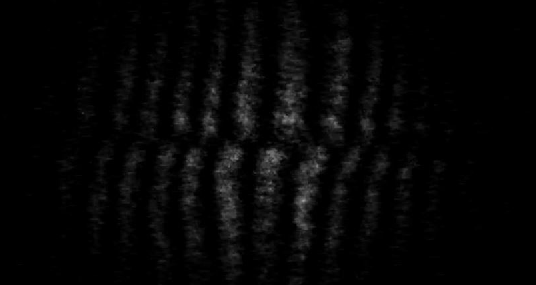
#> input picture ccd_image_compressed.png, 536 x 285 px
$ python 'fringe shift measurinator.py'
#> lines starting #> are read from the running program, lines starting #| are printed output that depends on the picture
import matplotlib.pyplot as plt
import numpy as np
import cv2
from scipy.signal import find_peaks

# Load the "seemingly colorless but actually in RGB space" image in grayscale
img = cv2.imread('ccd_image_compressed.png',0)
#> img is the input picture: shape (285, 536); min 0, max 160, mean 5.6

# Denoising
denoised = cv2.GaussianBlur(img,(5,5),0)
for i in range(30):   #I blur is 30 times. Its the sweet spot
    denoised = cv2.GaussianBlur(denoised,(5,5),0)

# Seperating the two parts
upper_half_image = denoised[0:143,:]
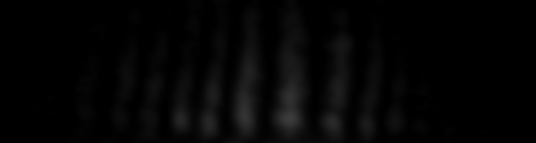
#> upper_half_image: shape (143, 536); min 0, max 61, mean 4.7
lower_half_image = denoised[144:-1,:]
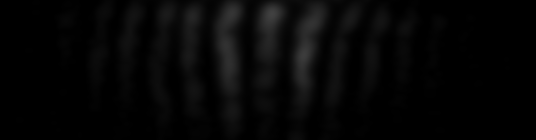
#> lower_half_image: shape (140, 536); min 0, max 65, mean 5.9

# Displaying parts
cv2.imshow('TOP PART',upper_half_image)
cv2.imshow('BOTTOM PART',lower_half_image)

# cv2.waitKey(0)
# cv2.destroyAllWindows()

'''
Calculation of the peaks,
 by choosing two pixel line from the two parts of the image
 this pixel lines runs horizontally and cuts the fringes perpendicularly
'''

lower_fringe_linear_sample = lower_half_image[23,:]
#> lower_fringe_linear_sample = 536 values, max 53 at index 268, min 0 at index 0, mean 11.04
upper_fringe_linear_sample = upper_half_image[123,:]
#> upper_fringe_linear_sample = 536 values, max 53 at index 288, min 0 at index 0, mean 10.01
x_pix_array = np.array(range(536))
zero = np.zeros(536) # Zero array for plot purpose
peaks, properties = find_peaks(lower_fringe_linear_sample,height=5, width=3)
#> peaks = [65, 100, 130, 164, 191, 226, 269, 311, 348, 380, 407, 438]; properties = 8 items
peaks2, properties2 = find_peaks(upper_fringe_linear_sample,height=5, width=3)
#> peaks2 = [120, 150, 180, 209, 245, 289, 332, 366, 394, 419]; properties2 = 8 items

'''
Here I will find out the wavelength in units of pixels.
I will calculate it from pixel to pixel distances of consecutive peaks
'''


#---------------- PLOT --------------------#
plt.rcParams["figure.figsize"] = [10,5]
fig, ax = plt.subplots(nrows=1, ncols=2,)
ax[0].plot(x_pix_array,upper_fringe_linear_sample)
ax[0].plot(x_pix_array[peaks2], upper_fringe_linear_sample[peaks2], "o", color='#ff6400',label="Peak")
ax[0].plot(x_pix_array[peaks2], zero[peaks2], "o", color='#ff6400')
ax[0].set_xlabel("Pixel number")
ax[0].set_ylabel("Relative brightness")
ax[0].set_title("Top Interference pattern")
ax[0].legend()

ax[1].plot(x_pix_array,lower_fringe_linear_sample)
ax[1].plot(x_pix_array[peaks], lower_fringe_linear_sample[peaks], "o", color='#ff6400',label="Peak")
ax[1].plot(x_pix_array[peaks], zero[peaks], "o", color='#ff6400')
ax[1].set_xlabel("Pixel number")
ax[1].set_ylabel("Relative brightness")
ax[1].set_title("Bottom Interference pattern")
ax[1].legend()
plt.show()
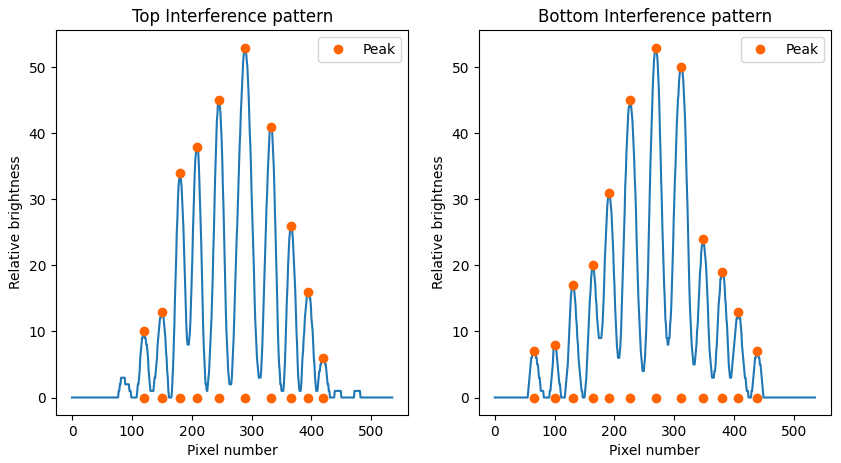
#> figure drawn by matplotlib, 2 panels; panel 1: curve peaks at x = 288, y = 53; panel 1: curve peaks at x = 289, y = 53; panel 2: curve peaks at x = 268, y = 53; panel 2: curve peaks at x = 269, y = 53
#---------------- PLOT OVER --------------------#
